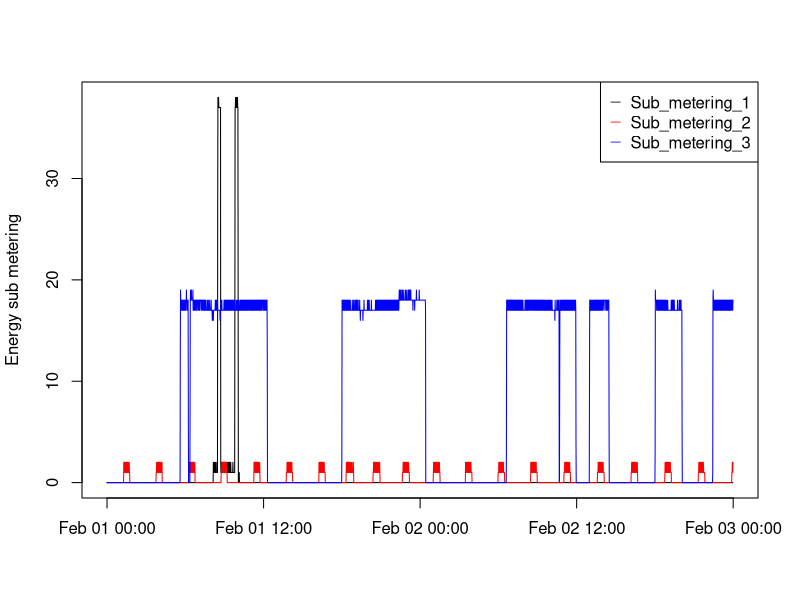

Recreate this plot in R.
library(lubridate)
library(data.table)

pwrs <- read.csv("./Data/pwr_subset.txt", header = TRUE, stringsAsFactors = FALSE)

pwrs <- transform(pwrs, Date = as.Date(Date,"%Y-%m-%d"))

pwrs$Tstamp <- ymd_hms(paste(pwrs$Date,pwrs$Time))


png(file = "plot3.png", width = 480, height = 480)

with(pwrs, plot(Tstamp,Sub_metering_1,type="l", ylab="Energy sub metering", xlab=""))
with(pwrs, points(Tstamp,Sub_metering_2,type="l", col = "Red"))
with(pwrs, points(Tstamp,Sub_metering_3,type="l", col = "Blue"))
legend("topright", pch = "_", col = c("black", "red", "blue"), legend = c("Sub_metering_1", "Sub_metering_2", "Sub_metering_3"))

dev.off()